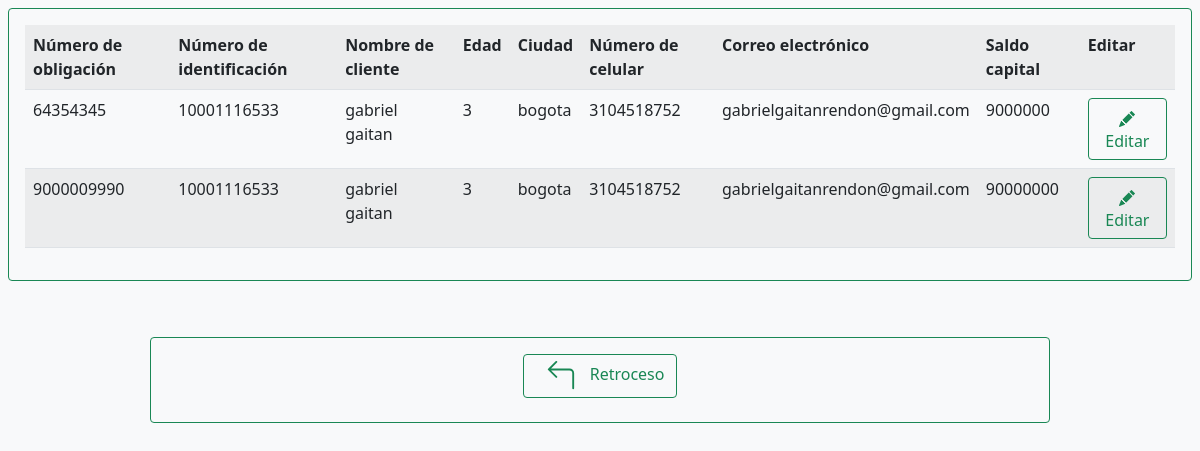
The app's page /forms/clientes/muestra_cliente.php with its own data.
### tables this page shows
CREATE TABLE `clientes_deuda` (
  `numobligacion` bigint(20) NOT NULL COMMENT 'numero de obligación a pagar de cliente',
  `idcliente` varchar(11) NOT NULL COMMENT 'numero de identificacion de cliente con deuda',
  `nombrecliente` varchar(50) NOT NULL COMMENT 'nombre de el cliente',
  `edad` int(100) NOT NULL COMMENT 'edad de el cliente',
  `ciudadresidencia` varchar(50) DEFAULT NULL COMMENT 'ciudad de donde reside el cliente',
  `numcelular` varchar(10) DEFAULT NULL COMMENT 'numero de celular de cliente',
  `correocliente` varchar(50) DEFAULT NULL COMMENT 'correo de cliente ',
  `saldocapital` int(11) NOT NULL COMMENT 'el 50% de este valor, sera el max a cobrar'
);

### forms/clientes/muestra_cliente.php (the view, shortened to what this page needs)
<!DOCTYPE html>
<html lang="en">
<head>
    <link href="../../css/bootstrap.min.css" rel="stylesheet">
</head>
<body class='bg-light'>
<div class='p-2'>
    <div class='border border-success rounded'>
        <div class="p-3">
            <?php
                include('../../conexion/con_database.php');
                $query_select = "SELECT * FROM clientes_deuda";
                $consulta = mysqli_query($conexion, $query_select);
                echo "<table class='table table-striped'>";
                    echo "<tr>";
                        echo "<th> Número de obligación </th>";
                        echo "<th> Número de identificación </th>";
                        echo "<th> Nombre de cliente </th>";
                        echo "<th> Edad </th>";
                        echo "<th> Ciudad </th>";
                        echo "<th> Número de celular </th>";
                        echo "<th> Correo electrónico </th>";
                        echo "<th> Saldo capital </th>";
                        echo"<th> Editar </th>";
                    echo "</tr>";
                    while($resultado  = mysqli_fetch_array($consulta)){
                        echo "<tr>";
                            echo "<td>".$resultado[0]."</td>";
                            echo "<td>".$resultado[1]."</td>";
                            echo "<td>".$resultado[2]."</td>";
                            echo "<td>".$resultado[3]."</td>";
                            echo "<td>".$resultado[4]."</td>";
                            echo "<td>".$resultado[5]."</td>";
                            echo "<td>".$resultado[6]."</td>";
                            echo "<td>".$resultado[7]."</td>";
                            echo "<td> <button type='button'
                                class='btn btn-outline-success'
                                onclick=window.location.href='editar_cliente.php?inNumobligClnt=$resultado[0]'>
                                <svg xmlns='http://www.w3.org/2000/svg' width='16' height='16' fill='currentColor' class='bi bi-pencil-fill' viewBox='0 0 16 16'>
                                    <path d='M12.854.146a.5.5 0 0 0-.707 0L10.5 1.793 14.207 5.5l1.647-1.646a.5.5 0 0 0 0-.708l-3-3zm.646 6.061L9.793 2.5 3.293
                                        9H3.5a.5.5 0 0 1 .5.5v.5h.5a.5.5 0 0 1 .5.5v.5h.5a.5.5 0 0 1 .5.5v.5h.5a.5.5 0 0 1 .5.5v.207l6.5-6.5zm-7.468 7.468A.5.5 0 0
                                        1 6 13.5V13h-.5a.5.5 0 0 1-.5-.5V12h-.5a.5.5 0 0 1-.5-.5V11h-.5a.5.5 0 0 1-.5-.5V10h-.5a.499.499 0 0 1-.175-.032l-.179.178a
                                        .5.5 0 0 0-.11.168l-2 5a.5.5 0 0 0 .65.65l5-2a.5.5 0 0 0 .168-.11l.178-.178z'/>
                                </svg>
                                Editar
                            </button></td>";
                        echo "</tr>";
                    }
                echo "</table>";
            ?>
            </div>
        </div>
    </div>
    <div class='container border border-success rounded p-2 mt-5 w-75'>
        <div class='row'>
            <div class='col-12 d-flex justify-content-center text-center'>
                <div class='col-3'>
                    <button type='button' class="btn btn-outline-success m-2 mb-3 mx-0" onclick= window.location.href='../../index.html'>
                        Retroceso
                    </button>
                </div>
            </div>
        </div>
    </div>
</body>
</html>

### records on screen
clientes_deuda: numobligacion "64354345", idcliente "10001116533", nombrecliente "gabriel gaitan", edad "3", ciudadresidencia "bogota", numcelular "3104518752", correocliente "gabrielgaitanrendon@gmail.com", saldocapital "9000000"
clientes_deuda: numobligacion "9000009990", idcliente "10001116533", nombrecliente "gabriel gaitan", edad "3", ciudadresidencia "bogota", numcelular "3104518752", correocliente "gabrielgaitanrendon@gmail.com", saldocapital "90000000"
